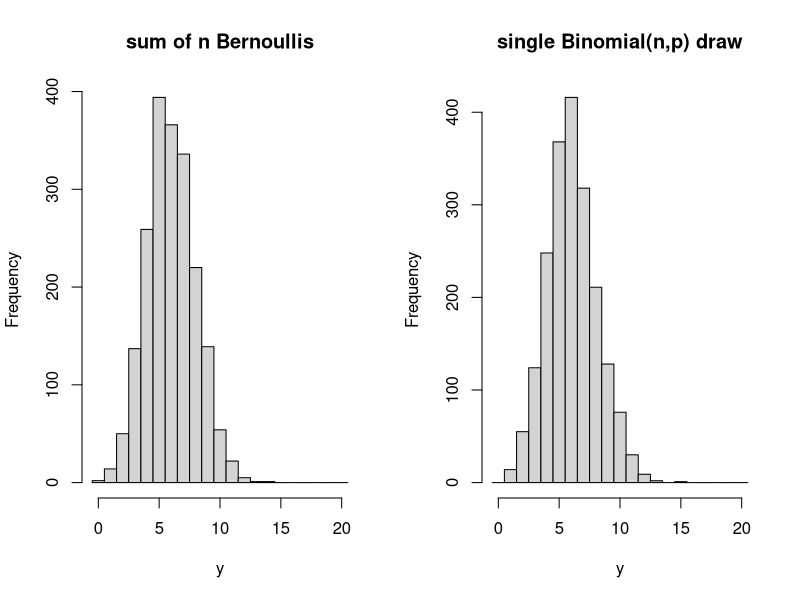
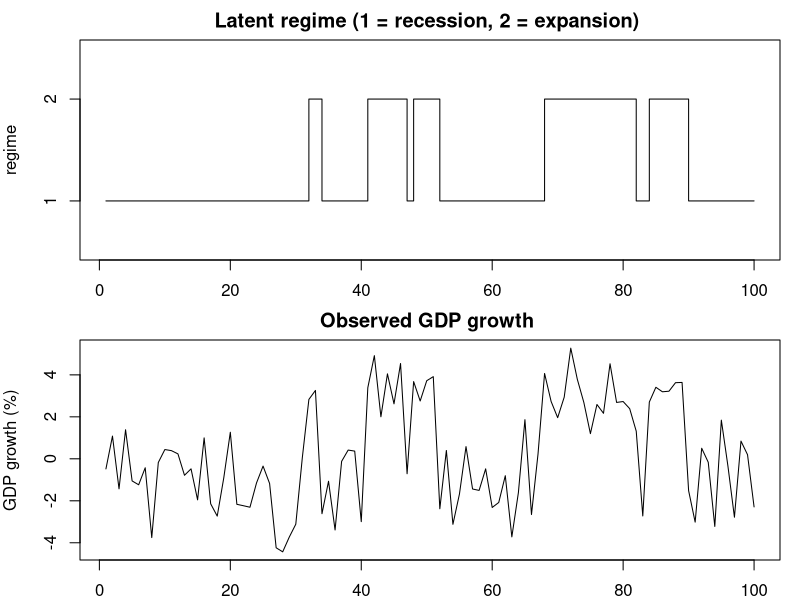
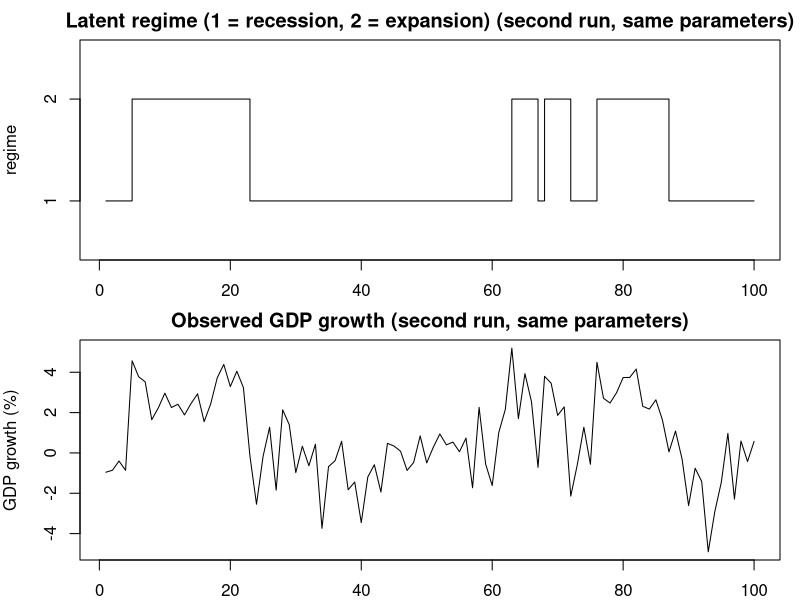
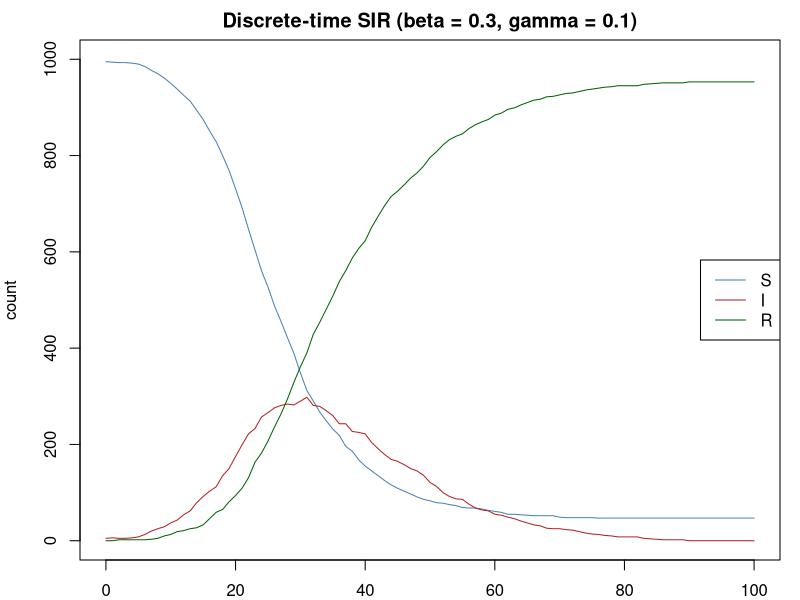
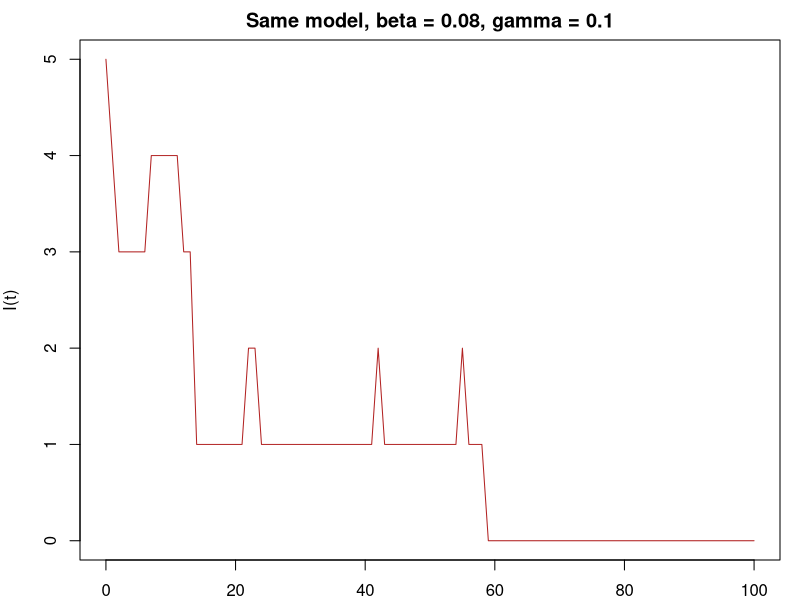

The R source for these figures, in order:
## =============================================================
## STAT-S681 -- Lecture 3: From Models to Simulators
## Runnable lecture-code companion (R)
##
## Five examples, paired with the "From Models to Simulators" slides:
##   1. Bernoulli trials and their sum
##   2. A two-state hidden Markov model with normal observations
##   3. A Markov (bigram) language model
##   4. A topic model
##   5. A discrete-time SIR epidemic model
##
## Run this script top to bottom. No external data files needed, and no
## packages beyond base R.
## =============================================================

set.seed(681)  # set once, here -- never inside a simulator function

## =============================================================
## Example 1: Bernoulli trials and their sum
## =============================================================
##
## Model:
##   X_i ~iid Bernoulli(p),  i = 1, ..., n
##   Y = sum_i X_i
##
## Supplied: n, p
## Random:   X_1, ..., X_n, and Y (Y is random too -- it's a
##           deterministic *function* of the X_i's, but a deterministic
##           function of a random variable is still random)
## Computed: Y, from X_1, ..., X_n

n <- 20
p <- 0.3

## Generate the n individual trials
x <- rbinom(n, size = 1, prob = p)
x

## The total is a deterministic function of the trials already generated
y <- sum(x)
y

## Inspect what we generated
table(x)
mean(x)  # should be near p, but won't equal it exactly

## ---- A second implementation: generate only the total ----
## Same model, shorter code -- this never creates x_1, ..., x_n.
y_short <- rbinom(1, size = n, prob = p)
y_short

## Check the claim: repeat both implementations many times and
## compare the resulting distributions.
n_rep <- 2000
y_long_rep  <- replicate(n_rep, sum(rbinom(n, size = 1, prob = p)))
y_short_rep <- replicate(n_rep, rbinom(1, size = n, prob = p))

par(mfrow = c(1, 2))
hist(y_long_rep,  main = "sum of n Bernoullis",    xlab = "y", breaks = -0.5:(n + 0.5))
hist(y_short_rep, main = "single Binomial(n,p) draw", xlab = "y", breaks = -0.5:(n + 0.5))
par(mfrow = c(1, 1))


## =============================================================
## Example 2: A two-state hidden Markov model
## =============================================================
##
## Model:
##   Z_1 ~ Categorical(pi)
##   Z_t | Z_{t-1} ~ Categorical(A[Z_{t-1}, ]),  t = 2, ..., T
##   Y_t | Z_t = k ~ Normal(mu_k, sigma_k^2)
##
## Supplied: pi (initial-state probabilities), A (transition matrix),
##           mu, sigma (state-specific observation parameters), T
## Latent:   Z_1, ..., Z_T
## Observed: Y_1, ..., Y_T
##
## Concrete story: Z_t is which regime the economy is in this quarter
## (1 = recession, 2 = expansion), and Y_t is a noisy observed
## indicator -- quarterly GDP growth (%) -- whose typical level and
## volatility depend on the regime. We see Y_t; the regime itself is
## never directly observed. This is a real macroeconomics model
## (Hamilton, 1989).
##
## Written as an explicit loop, with no HMM package, so every random
## draw is visible.

simulate_hmm <- function(n_steps, pi, A, mu, sigma) {
  n_states <- length(pi)
  z <- integer(n_steps)
  y <- numeric(n_steps)

  ## Initial state: depends only on pi
  z[1] <- sample.int(n_states, size = 1, prob = pi)
  y[1] <- rnorm(1, mean = mu[z[1]], sd = sigma[z[1]])

  ## Every later state depends on the *previous* state;
  ## every observation depends on the *current* state.
  for (t in 2:n_steps) {
    z[t] <- sample.int(n_states, size = 1, prob = A[z[t - 1], ])
    y[t] <- rnorm(1, mean = mu[z[t]], sd = sigma[z[t]])
  }

  list(z = z, y = y)
}

## Small, concrete parameters: state 1 is "recession", state 2 is
## "expansion", and both regimes are fairly persistent (the diagonal of
## A is large) -- recessions and expansions both tend to last a while.
pi_init <- c(0.5, 0.5)
A <- matrix(
  c(0.95, 0.05,   # from recession: stay w.p. .95, shift to expansion w.p. .05
    0.10, 0.90),  # from expansion: shift to recession w.p. .10, stay w.p. .90
  nrow = 2, byrow = TRUE
)
mu <- c(-1, 3)     # average quarterly GDP growth (%): recession, expansion
sigma <- c(1.5, 1) # recessions are also more volatile
n_steps <- 100

sim1 <- simulate_hmm(n_steps, pi_init, A, mu, sigma)

## Plot the latent regime and observed GDP growth in aligned panels
plot_hmm_run <- function(sim, title_suffix = "") {
  par(mfrow = c(2, 1), mar = c(2, 4, 2, 1))
  plot(sim$z, type = "s", ylim = c(0.5, 2.5), yaxt = "n",
       ylab = "regime", xlab = "",
       main = paste("Latent regime (1 = recession, 2 = expansion)", title_suffix))
  axis(2, at = c(1, 2))
  plot(sim$y, type = "l", ylab = "GDP growth (%)", xlab = "quarter",
       main = paste("Observed GDP growth", title_suffix))
  par(mfrow = c(1, 1))
}

plot_hmm_run(sim1)

## ---- A second run, same parameters ----
## The rule generating the data (pi, A, mu, sigma) is exactly the same
## as above. Only the realization -- the actual sequence of states and
## observations -- differs.
sim2 <- simulate_hmm(n_steps, pi_init, A, mu, sigma)
plot_hmm_run(sim2, title_suffix = "(second run, same parameters)")


## =============================================================
## Example 3: A Markov (bigram) language model
## =============================================================
##
## Model:
##   P(w_1, ..., w_T) = P(w_1) * prod_{t=2}^T P(w_t | w_{t-1})
##
## Supplied: the transition table P(w_t | w_{t-1}), estimated below from
##           a short piece of real text
## Random:   every w_t
##
## We estimate the transition table from actual text (word counts), then
## treat that table as a *fixed, supplied* parameter and simulate new
## sequences from it. Today we only supply parameters and simulate;
## estimating parameters properly from data is Thursday's topic -- this
## is a preview, not the real thing.

## A short public-domain passage (Lewis Carroll, "Alice's Adventures in
## Wonderland," opening lines, 1865) -- real text, not made up.
corpus_text <- "Alice was beginning to get very tired of sitting by her
sister on the bank, and of having nothing to do: once or twice she had
peeped into the book her sister was reading, but it had no pictures or
conversations in it, and what is the use of a book, thought Alice,
without pictures or conversations?"

## Clean and tokenize: lowercase, strip punctuation, split on whitespace
tokens <- tolower(corpus_text)
tokens <- gsub("[[:punct:]]", "", tokens)
tokens <- strsplit(tokens, "\\s+")[[1]]
tokens <- tokens[tokens != ""]

vocab <- sort(unique(tokens))
n_vocab <- length(vocab)

## Count bigram transitions: how often is word j immediately followed
## by word k in the passage?
bigram_counts <- matrix(0, nrow = n_vocab, ncol = n_vocab,
                         dimnames = list(vocab, vocab))
for (t in seq_len(length(tokens) - 1)) {
  from <- tokens[t]
  to   <- tokens[t + 1]
  bigram_counts[from, to] <- bigram_counts[from, to] + 1
}

## Normalize each row into a probability vector: P(. | word) for each
## starting word. A row of all zeros means that word was never observed
## followed by anything (it only ever appeared last).
row_sums <- rowSums(bigram_counts)
transition_prob <- bigram_counts / ifelse(row_sums == 0, 1, row_sums)

## In this short passage, how many distinct successors did each word
## actually get observed with?
n_successors <- rowSums(bigram_counts > 0)
table(n_successors[row_sums > 0])
## Most words here were seen with only one successor. This sparsity --
## most contexts observed once or not at all -- is exactly the problem
## that motivates the neural language models on the slides, which share
## parameters across contexts instead of estimating a separate
## distribution for each one.

## Simulate a new sequence: current token -> sample next token ->
## append -> repeat.
simulate_markov_text <- function(n_tokens, start_word, transition_prob, vocab) {
  generated <- character(n_tokens)
  generated[1] <- start_word
  for (t in 2:n_tokens) {
    current <- generated[t - 1]
    probs <- transition_prob[current, ]
    if (sum(probs) == 0) {
      ## This word was never seen followed by anything in the passage;
      ## restart from a uniformly chosen word rather than getting stuck.
      generated[t] <- sample(vocab, 1)
    } else {
      generated[t] <- sample(vocab, 1, prob = probs)
    }
  }
  generated
}

cat(paste(simulate_markov_text(15, "alice", transition_prob, vocab), collapse = " "), "\n")
cat(paste(simulate_markov_text(15, "alice", transition_prob, vocab), collapse = " "), "\n")


## =============================================================
## Example 4: A topic model
## =============================================================
##
## Model:
##   theta_d ~ Dirichlet(alpha)                    for each document d
##   z_{d,n} ~ Categorical(theta_d)                for each word n
##   w_{d,n} ~ Categorical(beta_{z_{d,n}})
##
## Supplied: alpha (Dirichlet concentration), beta (topic x word
##           matrices), number of documents, words per document
## Latent:   theta_d (topic proportions), z_{d,n} (topic assignments)
## Observed: w_{d,n} (words)
##
## No topic-model package or real corpus is used here. `beta` is chosen
## by hand to be clearly interpretable -- one topic is sports-flavored,
## the other cooking-flavored -- rather than fit to data, so we already
## know the "ground truth" latent structure the model is generating from.

vocab_topics <- c("ball", "goal", "team", "score", "coach",
                   "recipe", "oven", "bake", "kitchen", "dish")

## Rows are topics, columns are words in vocab_topics; each row sums to 1.
beta <- rbind(
  sports  = c(0.28, 0.24, 0.20, 0.18, 0.10,  0.00, 0.00, 0.00, 0.00, 0.00),
  cooking = c(0.00, 0.00, 0.00, 0.00, 0.00,  0.24, 0.22, 0.22, 0.16, 0.16)
)
colnames(beta) <- vocab_topics

## Base R has no rdirichlet(); draw one by drawing independent Gammas
## and normalizing -- a standard construction of the Dirichlet.
rdirichlet1 <- function(alpha) {
  g <- rgamma(length(alpha), shape = alpha, rate = 1)
  g / sum(g)
}

simulate_topic_model <- function(n_docs, n_words_per_doc, alpha, beta) {
  n_topics <- nrow(beta)
  documents <- vector("list", n_docs)
  topic_proportions <- matrix(NA, nrow = n_docs, ncol = n_topics,
                               dimnames = list(NULL, rownames(beta)))

  for (d in seq_len(n_docs)) {
    theta_d <- rdirichlet1(alpha)   # this document's topic mixture
    topic_proportions[d, ] <- theta_d

    z <- sample.int(n_topics, size = n_words_per_doc, replace = TRUE, prob = theta_d)
    w <- character(n_words_per_doc)
    for (n in seq_len(n_words_per_doc)) {
      w[n] <- sample(colnames(beta), 1, prob = beta[z[n], ])
    }
    documents[[d]] <- w
  }

  list(documents = documents, topic_proportions = topic_proportions)
}

alpha <- c(sports = 1, cooking = 1)  # symmetric Dirichlet prior
sim_topics <- simulate_topic_model(n_docs = 4, n_words_per_doc = 12,
                                    alpha = alpha, beta = beta)

## Look at each generated document alongside the topic mixture that
## produced it.
for (d in seq_along(sim_topics$documents)) {
  cat("Document", d, "-- theta:",
      round(sim_topics$topic_proportions[d, ], 2), "\n")
  cat(" ", paste(sim_topics$documents[[d]], collapse = " "), "\n\n")
}


## =============================================================
## Example 5: A discrete-time SIR epidemic model
## =============================================================
##
## Model, in discrete time steps t = 0, 1, ..., T, with population size
## N = S_t + I_t + R_t fixed throughout:
##
##   Delta I_t | S_t, I_t ~ Binomial(S_t, 1 - (1 - beta / N)^{I_t})
##   Delta R_t | I_t      ~ Binomial(I_t, gamma)
##
##   S_{t+1} = S_t - Delta I_t
##   I_{t+1} = I_t + Delta I_t - Delta R_t
##   R_{t+1} = R_t + Delta R_t
##
## Supplied: beta, gamma, S_0, I_0, R_0, number of steps T
## Random:   Delta I_t, Delta R_t at every step, and S_t, I_t, R_t
##           themselves (each is a deterministic function of earlier
##           draws, but still random, since those draws are)
## Computed: S_{t+1}, I_{t+1}, R_{t+1}, from S_t, I_t, R_t and the draws
##
## Every step is exactly two binomial draws -- the same building block
## as Example 1. 1 - (1 - beta/N)^{I_t} is the probability that a given
## susceptible individual is infected by at least one of the I_t
## currently infectious individuals this step, if each infectious
## individual independently infects each susceptible one with
## probability beta/N.

simulate_sir <- function(n_steps, beta, gamma, S0, I0, R0) {
  N <- S0 + I0 + R0

  S <- integer(n_steps + 1)
  I <- integer(n_steps + 1)
  R <- integer(n_steps + 1)
  S[1] <- S0
  I[1] <- I0
  R[1] <- R0

  for (t in seq_len(n_steps)) {
    p_infect <- 1 - (1 - beta / N)^I[t]
    delta_I  <- rbinom(1, S[t], p_infect)
    delta_R  <- rbinom(1, I[t], gamma)

    S[t + 1] <- S[t] - delta_I
    I[t + 1] <- I[t] + delta_I - delta_R
    R[t + 1] <- R[t] + delta_R
  }

  data.frame(time = 0:n_steps, S = S, I = I, R = R)
}

## An epidemic that takes off: beta / gamma > 1
sir1 <- simulate_sir(n_steps = 100, beta = 0.3, gamma = 0.1,
                      S0 = 995, I0 = 5, R0 = 0)

plot(sir1$time, sir1$S, type = "l", col = "steelblue", ylim = c(0, sum(sir1[1, 2:4])),
     xlab = "time", ylab = "count", main = "Discrete-time SIR (beta = 0.3, gamma = 0.1)")
lines(sir1$time, sir1$I, col = "firebrick")
lines(sir1$time, sir1$R, col = "darkgreen")
legend("right", legend = c("S", "I", "R"),
       col = c("steelblue", "firebrick", "darkgreen"), lty = 1)

## ---- What happens below the epidemic threshold? ----
## Same recovery rate, much lower transmission rate: beta / gamma < 1.
sir2 <- simulate_sir(n_steps = 100, beta = 0.08, gamma = 0.1,
                      S0 = 995, I0 = 5, R0 = 0)

plot(sir2$time, sir2$I, type = "l", col = "firebrick",
     xlab = "time", ylab = "I(t)",
     main = "Same model, beta = 0.08, gamma = 0.1")
